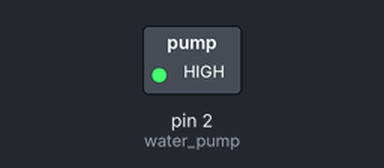
Bench run of a sketch on a simulated Arduino Uno, built with avr-gcc and run on an emulated ATmega328P. On the bench: switched loads named in the sketch (green lamp = pin HIGH).

Above: at 30.0 s.
At 62.5 s:
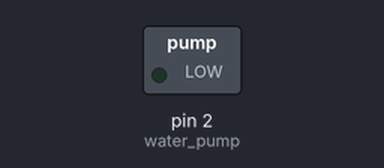
Timing chart, 0 to 84.5 s (numbered marks = the images above):
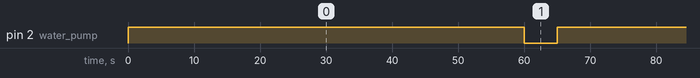

Measured:
- by itself, pin 2 (water_pump): alternates HIGH for 60.0 s and LOW for 5.0 s

The sketch:

waterpump_arduino_timer.ino
```cpp
#define water_pump 2                // 2번 핀을 water_pump라고 지정

int second = 0;

void setup() {
  Serial.begin(9600);
  pinMode(water_pump,OUTPUT);       // 워터펌프(2번)핀을 출력핀으로 지정

}

void loop() {
  digitalWrite(water_pump,HIGH);    // 워터펌프 동작 시작
  delay(1000);                      // 1초 대기
  second++;                         // 1초 카운트
  if(second >= 60) {                // 1분이 카운트 되었을 때,
    digitalWrite(water_pump,LOW);   // 워터펌프 동작 중지
    delay(5000);
    second = 0;                     // 카운트한 초값 초기화
  }
}
```
